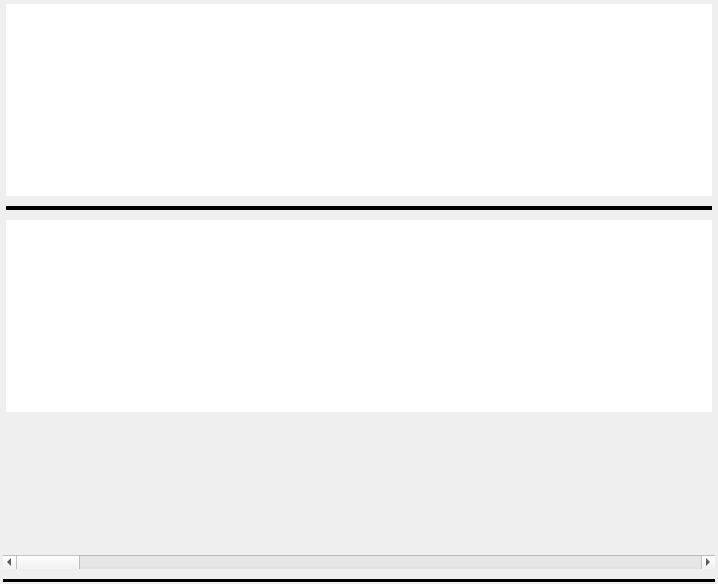
<?xml version="1.0" encoding="UTF-8"?>
<ui version="4.0">
 <class>DeckPlay</class>
 <widget class="QMainWindow" name="DeckPlay">
  <property name="geometry">
   <rect>
    <x>0</x>
    <y>0</y>
    <width>718</width>
    <height>584</height>
   </rect>
  </property>
  <property name="windowTitle">
   <string>MainWindow</string>
  </property>
  <widget class="QWidget" name="centralwidget">
   <layout class="QVBoxLayout" name="verticalLayout">
    <property name="spacing">
     <number>10</number>
    </property>
    <property name="leftMargin">
     <number>3</number>
    </property>
    <property name="topMargin">
     <number>2</number>
    </property>
    <property name="rightMargin">
     <number>3</number>
    </property>
    <property name="bottomMargin">
     <number>2</number>
    </property>
    <item>
     <layout class="QGridLayout" name="gridCard">
      <property name="verticalSpacing">
       <number>10</number>
      </property>
      <item row="0" column="0">
       <widget class="QScrollArea" name="scrollArea">
        <property name="frameShape">
         <enum>QFrame::NoFrame</enum>
        </property>
        <property name="frameShadow">
         <enum>QFrame::Plain</enum>
        </property>
        <property name="lineWidth">
         <number>0</number>
        </property>
        <property name="verticalScrollBarPolicy">
         <enum>Qt::ScrollBarAsNeeded</enum>
        </property>
        <property name="horizontalScrollBarPolicy">
         <enum>Qt::ScrollBarAlwaysOff</enum>
        </property>
        <property name="widgetResizable">
         <bool>true</bool>
        </property>
        <widget class="QWidget" name="scrollAreaWidgetContents">
         <property name="geometry">
          <rect>
           <x>0</x>
           <y>0</y>
           <width>710</width>
           <height>529</height>
          </rect>
         </property>
         <layout class="QVBoxLayout" name="verticalLayout_2">
          <property name="spacing">
           <number>10</number>
          </property>
          <property name="leftMargin">
           <number>3</number>
          </property>
          <property name="topMargin">
           <number>2</number>
          </property>
          <property name="rightMargin">
           <number>3</number>
          </property>
          <property name="bottomMargin">
           <number>2</number>
          </property>
          <item>
           <widget class="QTextBrowser" name="textFrontCard">
            <property name="sizePolicy">
             <sizepolicy hsizetype="Minimum" vsizetype="Fixed">
              <horstretch>0</horstretch>
              <verstretch>0</verstretch>
             </sizepolicy>
            </property>
            <property name="frameShape">
             <enum>QFrame::NoFrame</enum>
            </property>
            <property name="frameShadow">
             <enum>QFrame::Plain</enum>
            </property>
            <property name="lineWidth">
             <number>0</number>
            </property>
            <property name="verticalScrollBarPolicy">
             <enum>Qt::ScrollBarAlwaysOff</enum>
            </property>
            <property name="horizontalScrollBarPolicy">
             <enum>Qt::ScrollBarAsNeeded</enum>
            </property>
            <property name="textInteractionFlags">
             <set>Qt::NoTextInteraction</set>
            </property>
           </widget>
          </item>
          <item>
           <widget class="Line" name="line">
            <property name="sizePolicy">
             <sizepolicy hsizetype="Minimum" vsizetype="Fixed">
              <horstretch>0</horstretch>
              <verstretch>0</verstretch>
             </sizepolicy>
            </property>
            <property name="minimumSize">
             <size>
              <width>0</width>
              <height>4</height>
             </size>
            </property>
            <property name="frameShadow">
             <enum>QFrame::Plain</enum>
            </property>
            <property name="lineWidth">
             <number>4</number>
            </property>
            <property name="orientation">
             <enum>Qt::Horizontal</enum>
            </property>
           </widget>
          </item>
          <item>
           <widget class="QTextBrowser" name="textBackCard">
            <property name="sizePolicy">
             <sizepolicy hsizetype="Minimum" vsizetype="Preferred">
              <horstretch>0</horstretch>
              <verstretch>0</verstretch>
             </sizepolicy>
            </property>
            <property name="frameShape">
             <enum>QFrame::NoFrame</enum>
            </property>
            <property name="frameShadow">
             <enum>QFrame::Plain</enum>
            </property>
            <property name="lineWidth">
             <number>0</number>
            </property>
            <property name="verticalScrollBarPolicy">
             <enum>Qt::ScrollBarAlwaysOff</enum>
            </property>
            <property name="horizontalScrollBarPolicy">
             <enum>Qt::ScrollBarAsNeeded</enum>
            </property>
            <property name="sizeAdjustPolicy">
             <enum>QAbstractScrollArea::AdjustIgnored</enum>
            </property>
            <property name="textInteractionFlags">
             <set>Qt::NoTextInteraction</set>
            </property>
           </widget>
          </item>
          <item>
           <spacer name="verticalSpacer">
            <property name="orientation">
             <enum>Qt::Vertical</enum>
            </property>
            <property name="sizeType">
             <enum>QSizePolicy::MinimumExpanding</enum>
            </property>
            <property name="sizeHint" stdset="0">
             <size>
              <width>0</width>
              <height>0</height>
             </size>
            </property>
           </spacer>
          </item>
         </layout>
        </widget>
       </widget>
      </item>
     </layout>
    </item>
    <item>
     <widget class="QScrollBar" name="horizontalScrollBar">
      <property name="orientation">
       <enum>Qt::Horizontal</enum>
      </property>
     </widget>
    </item>
    <item>
     <widget class="Line" name="line_2">
      <property name="frameShadow">
       <enum>QFrame::Plain</enum>
      </property>
      <property name="lineWidth">
       <number>4</number>
      </property>
      <property name="orientation">
       <enum>Qt::Horizontal</enum>
      </property>
     </widget>
    </item>
    <item>
     <layout class="QGridLayout" name="gridManageCard"/>
    </item>
   </layout>
  </widget>
 </widget>
 <resources/>
 <connections/>
</ui>
